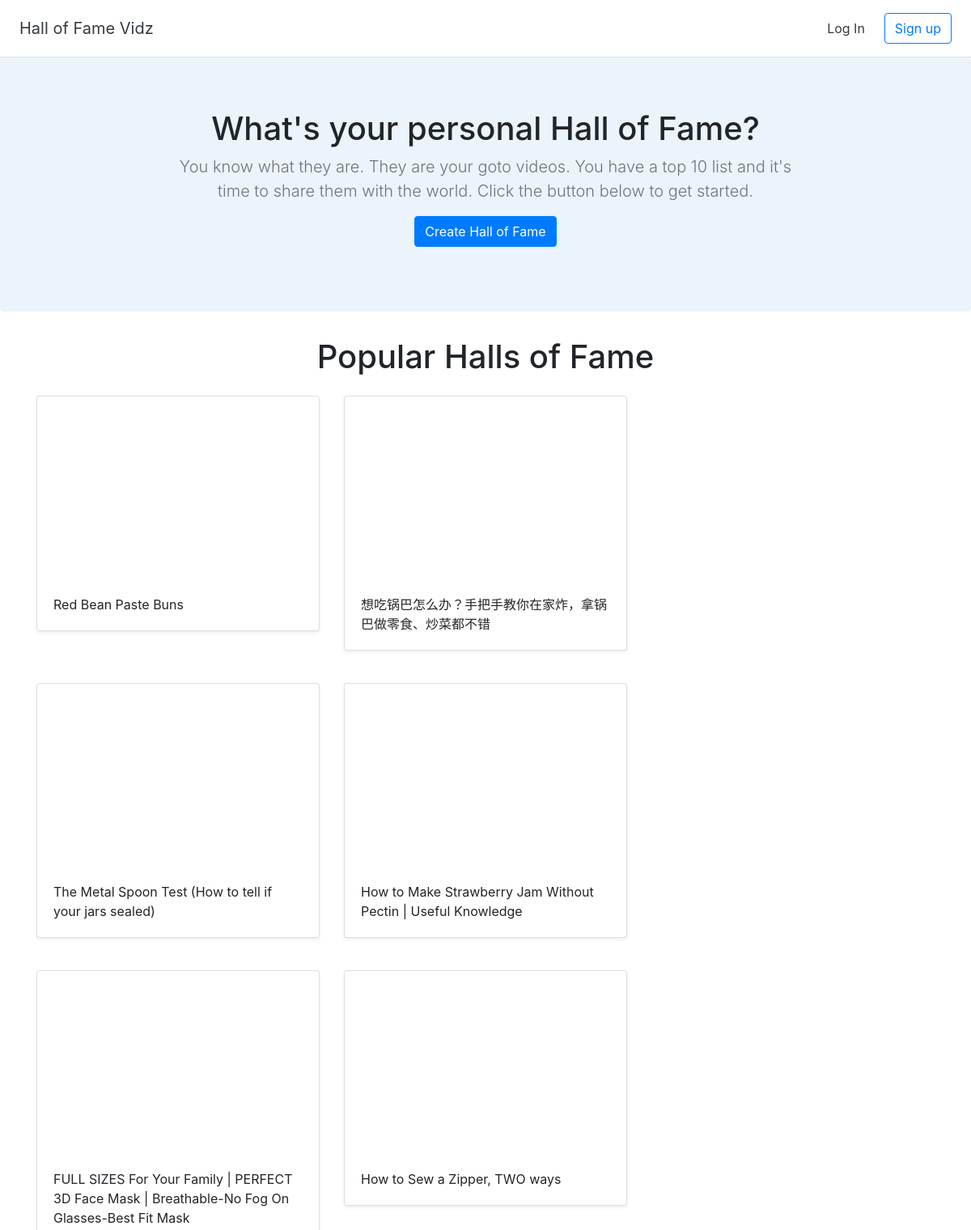
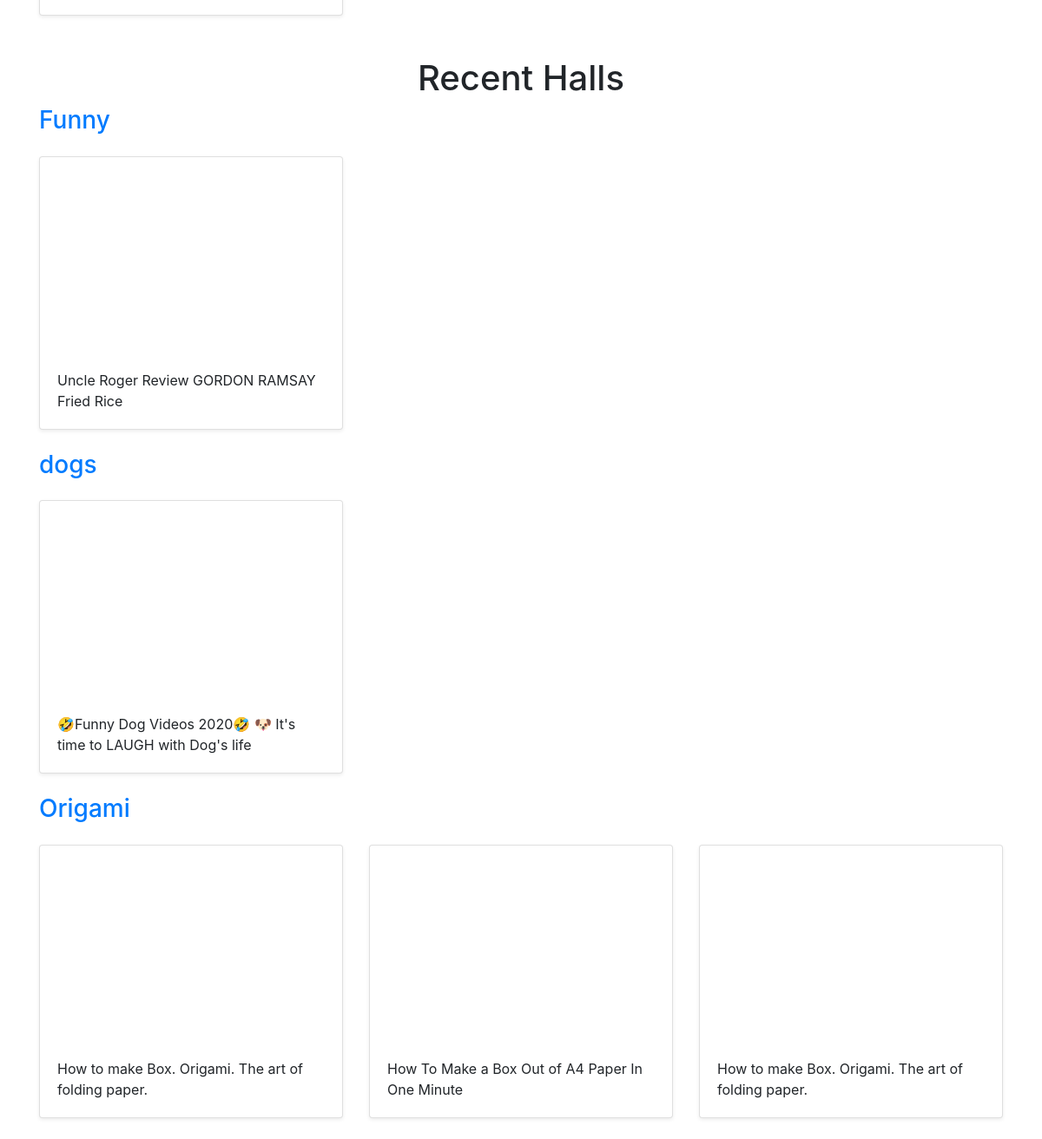
The page / on the database its author committed (2 pictures, top to bottom).
### halls/models.py (models this page shows, shortened)
class Video(models.Model):
    title = models.CharField(max_length=255)
    url = models.URLField()
    youtube_id = models.CharField(max_length=255)
    hall = models.ForeignKey(Hall, on_delete=models.CASCADE)

class Hall(models.Model):
    title = models.CharField(max_length=255)
    user = models.ForeignKey(User, on_delete=models.CASCADE)

### halls/views.py (the view)
# urls.py: path('', views.home, name='home'),
def home(request):
    recent_halls = Hall.objects.all().order_by('-id')[:3]
    popular_halls = [Hall.objects.get(pk=1), Hall.objects.get(pk=2), Hall.objects.get(pk=3)]
    return render(request, 'halls/home.html', {'recent_halls': recent_halls, 'popular_halls':popular_halls })

### halls/templates/halls/home.html
{% extends 'halls/base.html' %}
{% block content %}
<section class="jumbotron text-center">
<div class="container">
{% if user.is_authenticated  %}
<h1 class="jumbotron-header">Welcome to Hall of Fame Videos</h1>
{% else %}
    <h1 class="jumbotron-header">What's your personal Hall of Fame?</h1>
    <p class="lead text-muted">You know what they are. They are your goto videos. You have a top 10 list and it's time to share them with the world. Click the button below to get started.</p>
    <p><a href="{% url 'create_hall' %}" class="btn btn-primary" >Create Hall of Fame</a>
</p>
{% endif %}
</div>
</section>
<div class="container">
<h1 class="text-center">Popular Halls of Fame</h1>
{% for hall in popular_halls %}
<div class="row">
    {% for video in hall.video_set.all %}
    <div class="col-md-4 mt-3">
        <div class="card mb-4 shadow-sm">
    <iframe width="100%" height="225" src="https://www.youtube.com/embed/{{video.youtube_id}}" frameborder="0" allow="accelerometer; autoplay; encrypted-media; gyroscope; picture-in-picture" allowfullscreen></iframe>
    <div class="card-body">
        <p class="card-text">{{ video.title }}</p>
    </div>
    </div>
    </div>
    {% endfor %}
</div>
{% endfor %}
<br>
<h1 class="text-center">Recent Halls</h1>
{% for hall in recent_halls %}
        <h3><a href="{% url 'detail_hall' hall.id %}">{{ hall.title }}</a></h3>
        <div class="row">
            {% for video in hall.video_set.all %}
            <div class="col-md-4 mt-3">
                <div class="card mb-4 shadow-sm">
            <iframe width="100%" height="225" src="https://www.youtube.com/embed/{{video.youtube_id}}" frameborder="0" allow="accelerometer; autoplay; encrypted-media; gyroscope; picture-in-picture" allowfullscreen></iframe>
            <div class="card-body">
                <p class="card-text">{{ video.title }}</p>
            </div>
            </div>
            </div>
            {% endfor %}
        </div>
        {% endfor %}
    </div>
{% endblock %}

### halls/static/custom.css (style rules this page uses)
.jumbotron { background-color: #EBF4FA; }
.jumbotron .container { max-width: 51rem; }

### rows shown on the page
Video: title "Red Bean Paste Buns"
Video: title "想吃锅巴怎么办？手把手教你在家炸，拿锅巴做零食、炒菜都不错"
Video: title "The Metal Spoon Test (How to tell if your jars sealed)"
Video: title "How to Make Strawberry Jam Without Pectin | Useful Knowledge"
Video: title "FULL SIZES For Your Family | PERFECT 3D Face Mask | Breathable-No Fog On Glasses-Best Fit Mask"
Video: title "How to Sew a Zipper, TWO ways"
Hall: title "Funny"
Video: title "Uncle Roger Review GORDON RAMSAY Fried Rice"
Hall: title "dogs"
Video: title "🤣Funny Dog Videos 2020🤣 🐶 It's time to LAUGH with Dog's life"
Hall: title "Origami"
Video: title "How to make Box. Origami. The art of folding paper."
Video: title "How To Make a Box Out of A4 Paper In One Minute"
Video: title "How to make Box. Origami. The art of folding paper."
